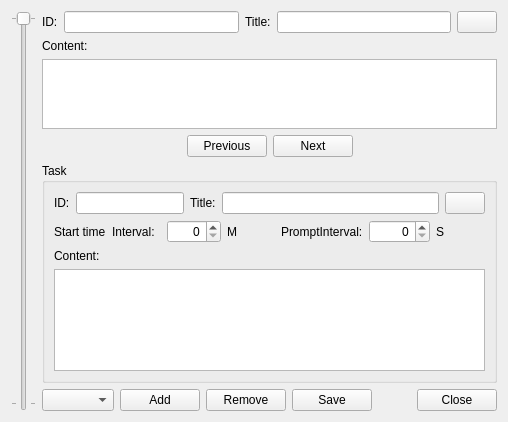
<?xml version="1.0" encoding="UTF-8"?>
<ui version="4.0">
 <class>CFrmTasks</class>
 <widget class="QWidget" name="CFrmTasks">
  <property name="geometry">
   <rect>
    <x>0</x>
    <y>0</y>
    <width>508</width>
    <height>422</height>
   </rect>
  </property>
  <property name="windowTitle">
   <string>Tasks</string>
  </property>
  <property name="windowIcon">
   <iconset theme="task">
  </iconset>
  </property>
  <layout class="QGridLayout" name="gridLayout_2">
   <item row="0" column="0">
    <widget class="QSlider" name="vsLength">
     <property name="maximum">
      <number>1</number>
     </property>
     <property name="pageStep">
      <number>10</number>
     </property>
     <property name="sliderPosition">
      <number>0</number>
     </property>
     <property name="tracking">
      <bool>true</bool>
     </property>
     <property name="orientation">
      <enum>Qt::Vertical</enum>
     </property>
     <property name="invertedAppearance">
      <bool>true</bool>
     </property>
     <property name="invertedControls">
      <bool>false</bool>
     </property>
     <property name="tickPosition">
      <enum>QSlider::TicksBothSides</enum>
     </property>
     <property name="tickInterval">
      <number>0</number>
     </property>
    </widget>
   </item>
   <item row="0" column="1">
    <layout class="QVBoxLayout" name="verticalLayout">
     <item>
      <layout class="QHBoxLayout" name="horizontalLayout">
       <item>
        <widget class="QLabel" name="label_8">
         <property name="text">
          <string>ID:</string>
         </property>
        </widget>
       </item>
       <item>
        <widget class="QLineEdit" name="leTasksID">
         <property name="toolTip">
          <string>Tasks ID</string>
         </property>
         <property name="statusTip">
          <string>Tasks ID</string>
         </property>
         <property name="whatsThis">
          <string>Tasks ID</string>
         </property>
         <property name="readOnly">
          <bool>true</bool>
         </property>
        </widget>
       </item>
       <item>
        <widget class="QLabel" name="label">
         <property name="text">
          <string>Title:</string>
         </property>
        </widget>
       </item>
       <item>
        <widget class="QLineEdit" name="leTasksTitle">
         <property name="sizePolicy">
          <sizepolicy hsizetype="Expanding" vsizetype="Preferred">
           <horstretch>0</horstretch>
           <verstretch>0</verstretch>
          </sizepolicy>
         </property>
         <property name="toolTip">
          <string>Tasks title</string>
         </property>
         <property name="statusTip">
          <string>Tasks title</string>
         </property>
         <property name="whatsThis">
          <string>Tasks title</string>
         </property>
        </widget>
       </item>
       <item>
        <widget class="QPushButton" name="pbTasksIcon">
         <property name="text">
          <string/>
         </property>
         <property name="icon">
          <iconset theme="task">
          </iconset>
         </property>
         <property name="autoDefault">
          <bool>false</bool>
         </property>
         <property name="default">
          <bool>false</bool>
         </property>
         <property name="flat">
          <bool>false</bool>
         </property>
        </widget>
       </item>
      </layout>
     </item>
     <item>
      <widget class="QLabel" name="label_2">
       <property name="text">
        <string>Content:</string>
       </property>
      </widget>
     </item>
     <item>
      <widget class="QTextEdit" name="teTasksContent">
       <property name="sizePolicy">
        <sizepolicy hsizetype="Expanding" vsizetype="Preferred">
         <horstretch>0</horstretch>
         <verstretch>1</verstretch>
        </sizepolicy>
       </property>
       <property name="toolTip">
        <string>Tasks content</string>
       </property>
       <property name="statusTip">
        <string>Tasks content</string>
       </property>
       <property name="whatsThis">
        <string>Tasks content</string>
       </property>
      </widget>
     </item>
     <item>
      <layout class="QHBoxLayout" name="horizontalLayout_5">
       <item>
        <spacer name="horizontalSpacer_2">
         <property name="orientation">
          <enum>Qt::Horizontal</enum>
         </property>
         <property name="sizeHint" stdset="0">
          <size>
           <width>40</width>
           <height>20</height>
          </size>
         </property>
        </spacer>
       </item>
       <item>
        <widget class="QPushButton" name="pbPrevious">
         <property name="sizePolicy">
          <sizepolicy hsizetype="Preferred" vsizetype="Preferred">
           <horstretch>0</horstretch>
           <verstretch>0</verstretch>
          </sizepolicy>
         </property>
         <property name="toolTip">
          <string>Previous task</string>
         </property>
         <property name="text">
          <string>Previous</string>
         </property>
         <property name="icon">
          <iconset theme="up"></iconset>
         </property>
        </widget>
       </item>
       <item>
        <widget class="QPushButton" name="pbNext">
         <property name="sizePolicy">
          <sizepolicy hsizetype="Preferred" vsizetype="Preferred">
           <horstretch>0</horstretch>
           <verstretch>0</verstretch>
          </sizepolicy>
         </property>
         <property name="toolTip">
          <string>Next task</string>
         </property>
         <property name="text">
          <string>Next</string>
         </property>
         <property name="icon">
          <iconset theme="down"></iconset>
         </property>
        </widget>
       </item>
       <item>
        <spacer name="horizontalSpacer_3">
         <property name="orientation">
          <enum>Qt::Horizontal</enum>
         </property>
         <property name="sizeHint" stdset="0">
          <size>
           <width>40</width>
           <height>20</height>
          </size>
         </property>
        </spacer>
       </item>
      </layout>
     </item>
     <item>
      <widget class="QGroupBox" name="gpTask">
       <property name="toolTip">
        <string>Task</string>
       </property>
       <property name="whatsThis">
        <string>Task</string>
       </property>
       <property name="title">
        <string>Task</string>
       </property>
       <property name="checkable">
        <bool>false</bool>
       </property>
       <property name="checked">
        <bool>false</bool>
       </property>
       <layout class="QGridLayout" name="gridLayout">
        <item row="0" column="0">
         <layout class="QHBoxLayout" name="horizontalLayout_2">
          <item>
           <widget class="QLabel" name="label_5">
            <property name="text">
             <string>ID:</string>
            </property>
           </widget>
          </item>
          <item>
           <widget class="QLineEdit" name="leTaskID">
            <property name="sizePolicy">
             <sizepolicy hsizetype="Preferred" vsizetype="Preferred">
              <horstretch>0</horstretch>
              <verstretch>0</verstretch>
             </sizepolicy>
            </property>
            <property name="toolTip">
             <string>Task ID</string>
            </property>
            <property name="readOnly">
             <bool>true</bool>
            </property>
           </widget>
          </item>
          <item>
           <widget class="QLabel" name="label_3">
            <property name="text">
             <string>Title:</string>
            </property>
           </widget>
          </item>
          <item>
           <widget class="QLineEdit" name="leTaskTitle">
            <property name="sizePolicy">
             <sizepolicy hsizetype="Expanding" vsizetype="Preferred">
              <horstretch>0</horstretch>
              <verstretch>0</verstretch>
             </sizepolicy>
            </property>
            <property name="toolTip">
             <string>Task title</string>
            </property>
           </widget>
          </item>
          <item>
           <widget class="QPushButton" name="pbTaskIcon">
            <property name="text">
             <string/>
            </property>
            <property name="icon">
             <iconset theme="task">
              </iconset>
            </property>
           </widget>
          </item>
         </layout>
        </item>
        <item row="1" column="0">
         <layout class="QHBoxLayout" name="horizontalLayout_3">
          <item>
           <widget class="QLabel" name="lbStartTime">
            <property name="text">
             <string>Start time</string>
            </property>
            <property name="wordWrap">
             <bool>false</bool>
            </property>
           </widget>
          </item>
          <item>
           <widget class="QLabel" name="label_6">
            <property name="text">
             <string>Interval:</string>
            </property>
           </widget>
          </item>
          <item>
           <widget class="QSpinBox" name="spInterval">
            <property name="sizePolicy">
             <sizepolicy hsizetype="Preferred" vsizetype="Preferred">
              <horstretch>0</horstretch>
              <verstretch>0</verstretch>
             </sizepolicy>
            </property>
            <property name="toolTip">
             <string>Task interval(Unit: minute). If is 0, then run now.</string>
            </property>
            <property name="alignment">
             <set>Qt::AlignRight|Qt::AlignTrailing|Qt::AlignVCenter</set>
            </property>
            <property name="maximum">
             <number>1440</number>
            </property>
           </widget>
          </item>
          <item>
           <widget class="QLabel" name="label_9">
            <property name="text">
             <string>M</string>
            </property>
           </widget>
          </item>
          <item>
           <widget class="QLabel" name="label_7">
            <property name="sizePolicy">
             <sizepolicy hsizetype="Preferred" vsizetype="Preferred">
              <horstretch>0</horstretch>
              <verstretch>0</verstretch>
             </sizepolicy>
            </property>
            <property name="text">
             <string>PromptInterval:</string>
            </property>
           </widget>
          </item>
          <item>
           <widget class="QSpinBox" name="spPromptInterval">
            <property name="sizePolicy">
             <sizepolicy hsizetype="Preferred" vsizetype="Preferred">
              <horstretch>0</horstretch>
              <verstretch>0</verstretch>
             </sizepolicy>
            </property>
            <property name="toolTip">
             <string>Prompt interval(Unit: second). If is 0, don't prompt</string>
            </property>
            <property name="whatsThis">
             <string>Prompt interval(Unit: second). If is 0, don't prompt</string>
            </property>
            <property name="alignment">
             <set>Qt::AlignRight|Qt::AlignTrailing|Qt::AlignVCenter</set>
            </property>
            <property name="maximum">
             <number>86400</number>
            </property>
           </widget>
          </item>
          <item>
           <widget class="QLabel" name="label_10">
            <property name="text">
             <string>S</string>
            </property>
           </widget>
          </item>
         </layout>
        </item>
        <item row="2" column="0">
         <widget class="QLabel" name="label_4">
          <property name="text">
           <string>Content:</string>
          </property>
         </widget>
        </item>
        <item row="3" column="0">
         <widget class="QTextEdit" name="teTaskContent">
          <property name="sizePolicy">
           <sizepolicy hsizetype="Expanding" vsizetype="Preferred">
            <horstretch>0</horstretch>
            <verstretch>3</verstretch>
           </sizepolicy>
          </property>
          <property name="toolTip">
           <string>Task content</string>
          </property>
          <property name="statusTip">
           <string>Task content</string>
          </property>
          <property name="whatsThis">
           <string>Task content</string>
          </property>
         </widget>
        </item>
       </layout>
      </widget>
     </item>
     <item>
      <layout class="QHBoxLayout" name="horizontalLayout_4">
       <item>
        <widget class="QComboBox" name="cbTask">
         <property name="sizePolicy">
          <sizepolicy hsizetype="Preferred" vsizetype="Preferred">
           <horstretch>0</horstretch>
           <verstretch>0</verstretch>
          </sizepolicy>
         </property>
        </widget>
       </item>
       <item>
        <widget class="QPushButton" name="pbAdd">
         <property name="sizePolicy">
          <sizepolicy hsizetype="Preferred" vsizetype="Fixed">
           <horstretch>0</horstretch>
           <verstretch>0</verstretch>
          </sizepolicy>
         </property>
         <property name="toolTip">
          <string> New add task into tasks</string>
         </property>
         <property name="text">
          <string>Add</string>
         </property>
         <property name="icon">
          <iconset theme="add">
          </iconset>
         </property>
        </widget>
       </item>
       <item>
        <widget class="QPushButton" name="pbRemove">
         <property name="sizePolicy">
          <sizepolicy hsizetype="Preferred" vsizetype="Fixed">
           <horstretch>0</horstretch>
           <verstretch>0</verstretch>
          </sizepolicy>
         </property>
         <property name="toolTip">
          <string>Remove the task from tasks</string>
         </property>
         <property name="text">
          <string>Remove</string>
         </property>
         <property name="icon">
          <iconset theme="subtract">
          </iconset>
         </property>
        </widget>
       </item>
       <item>
        <widget class="QPushButton" name="pbApply">
         <property name="sizePolicy">
          <sizepolicy hsizetype="Preferred" vsizetype="Fixed">
           <horstretch>0</horstretch>
           <verstretch>0</verstretch>
          </sizepolicy>
         </property>
         <property name="text">
          <string>Save</string>
         </property>
         <property name="icon">
          <iconset theme="document-save">
          </iconset>
         </property>
        </widget>
       </item>
       <item>
        <spacer name="horizontalSpacer">
         <property name="orientation">
          <enum>Qt::Horizontal</enum>
         </property>
         <property name="sizeHint" stdset="0">
          <size>
           <width>0</width>
           <height>0</height>
          </size>
         </property>
        </spacer>
       </item>
       <item>
        <widget class="QPushButton" name="pbClose">
         <property name="sizePolicy">
          <sizepolicy hsizetype="Preferred" vsizetype="Fixed">
           <horstretch>0</horstretch>
           <verstretch>0</verstretch>
          </sizepolicy>
         </property>
         <property name="text">
          <string>Close</string>
         </property>
         <property name="icon">
          <iconset theme="window-close">
          </iconset>
         </property>
        </widget>
       </item>
      </layout>
     </item>
    </layout>
   </item>
  </layout>
 </widget>
 <resources>
  <include location="Resource/ResourceTasks.qrc"/>
  <include location="Resource/ResourceTasks.qrc"/>
 </resources>
 <connections/>
</ui>
